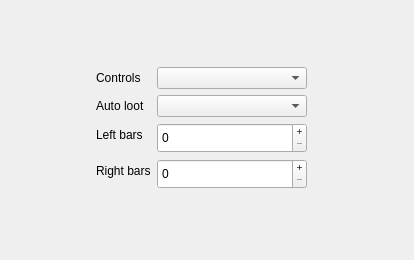
     <widget class="QWidget" name="_5_screenSettings">
      <widget class="QWidget" name="gridLayoutWidget_5">
       <property name="geometry">
        <rect>
         <x>-1</x>
         <y>-1</y>
         <width>405</width>
         <height>251</height>
        </rect>
       </property>
       <layout class="QGridLayout" name="gridLayout_6">
        <item row="0" column="0" rowspan="3">
         <spacer name="horizontalSpacer_8">
          <property name="orientation">
           <enum>Qt::Horizontal</enum>
          </property>
          <property name="sizeHint" stdset="0">
           <size>
            <width>40</width>
            <height>20</height>
           </size>
          </property>
         </spacer>
        </item>
        <item row="0" column="2" rowspan="3">
         <spacer name="horizontalSpacer_7">
          <property name="orientation">
           <enum>Qt::Horizontal</enum>
          </property>
          <property name="sizeHint" stdset="0">
           <size>
            <width>40</width>
            <height>20</height>
           </size>
          </property>
         </spacer>
        </item>
        <item row="0" column="1">
         <spacer name="verticalSpacer_31">
          <property name="orientation">
           <enum>Qt::Vertical</enum>
          </property>
          <property name="sizeHint" stdset="0">
           <size>
            <width>20</width>
            <height>40</height>
           </size>
          </property>
         </spacer>
        </item>
        <item row="1" column="1">
         <layout class="QFormLayout" name="formLayout_6">
          <property name="sizeConstraint">
           <enum>QLayout::SetDefaultConstraint</enum>
          </property>
          <property name="formAlignment">
           <set>Qt::AlignLeading|Qt::AlignLeft|Qt::AlignVCenter</set>
          </property>
          <item row="0" column="0">
           <widget class="QLabel" name="controlLabel">
            <property name="text">
             <string>Controls</string>
            </property>
           </widget>
          </item>
          <item row="1" column="0">
           <widget class="QLabel" name="autoLootLabel">
            <property name="text">
             <string>Auto loot</string>
            </property>
           </widget>
          </item>
          <item row="2" column="1">
           <widget class="QSpinBox" name="_5_LeftAddedBarsSpin">
            <property name="minimumSize">
             <size>
              <width>150</width>
              <height>30</height>
             </size>
            </property>
            <property name="maximumSize">
             <size>
              <width>16777215</width>
              <height>25</height>
             </size>
            </property>
            <property name="buttonSymbols">
             <enum>QAbstractSpinBox::PlusMinus</enum>
            </property>
           </widget>
          </item>
          <item row="3" column="1">
           <widget class="QSpinBox" name="_5_RightAddedBarsSpin">
            <property name="minimumSize">
             <size>
              <width>150</width>
              <height>30</height>
             </size>
            </property>
            <property name="maximumSize">
             <size>
              <width>50</width>
              <height>25</height>
             </size>
            </property>
            <property name="readOnly">
             <bool>false</bool>
            </property>
            <property name="buttonSymbols">
             <enum>QAbstractSpinBox::PlusMinus</enum>
            </property>
            <property name="stepType">
             <enum>QAbstractSpinBox::DefaultStepType</enum>
            </property>
           </widget>
          </item>
          <item row="2" column="0">
           <widget class="QLabel" name="addedLeftBarsLeft">
            <property name="text">
             <string>Left bars</string>
            </property>
           </widget>
          </item>
          <item row="3" column="0">
           <widget class="QLabel" name="addedLeftBarsRight">
            <property name="text">
             <string>Right bars</string>
            </property>
           </widget>
          </item>
          <item row="0" column="1">
           <widget class="QComboBox" name="_5_ControlBox">
            <property name="minimumSize">
             <size>
              <width>150</width>
              <height>20</height>
             </size>
            </property>
            <property name="maximumSize">
             <size>
              <width>100</width>
              <height>25</height>
             </size>
            </property>
           </widget>
          </item>
          <item row="1" column="1">
           <widget class="QComboBox" name="_5_AutoLootBox">
            <property name="minimumSize">
             <size>
              <width>150</width>
              <height>20</height>
             </size>
            </property>
           </widget>
          </item>
         </layout>
        </item>
        <item row="2" column="1">
         <spacer name="verticalSpacer_30">
          <property name="orientation">
           <enum>Qt::Vertical</enum>
          </property>
          <property name="sizeHint" stdset="0">
           <size>
            <width>20</width>
            <height>40</height>
           </size>
          </property>
         </spacer>
        </item>
       </layout>
      </widget>
     </widget>
